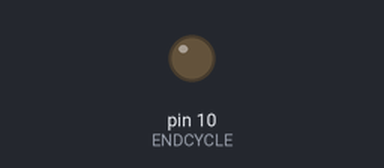
Bench run of a sketch on a simulated Arduino Uno, built with avr-gcc and run on an emulated ATmega328P. On the bench: output pins drawn as LEDs (lit = HIGH). What the sketch prints to the serial monitor is not drawn.

Above: at 4.4 s.
At 10.72 s:
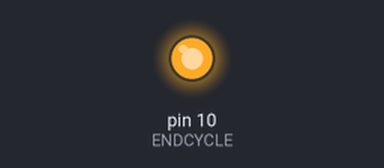
Timing chart, 0 to 14.0 s (numbered marks = the images above):
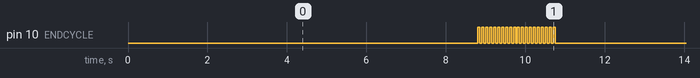

Measured:
- by itself, pin 10 (ENDCYCLE): repeats every 10.8 s: HIGH 0.05 s, LOW 8.9 s, 19 × (HIGH 0.05 s, LOW 0.05 s)
- by itself, everything shown: repeats every 10.8 s, in 40 steps

The sketch:

badgetest.ino
```cpp
// Badge types:
#define HUMAN 1
#define CONTEST 2
#define GOON 3
#define ARTIST 4
#define PRESS 5
#define VENDOR 6
#define SPEAKER 7
#define CFP 8

#define ENDCYCLE 10
const unsigned short crctable[256] =
{
 0x0000, 0x1021, 0x2042, 0x3063, 0x4084, 0x50A5, 0x60C6, 0x70E7,
 0x8108, 0x9129, 0xA14A, 0xB16B, 0xC18C, 0xD1AD, 0xE1CE, 0xF1EF,
 0x1231, 0x0210, 0x3273, 0x2252, 0x52B5, 0x4294, 0x72F7, 0x62D6,
 0x9339, 0x8318, 0xB37B, 0xA35A, 0xD3BD, 0xC39C, 0xF3FF, 0xE3DE,
 0x2462, 0x3443, 0x0420, 0x1401, 0x64E6, 0x74C7, 0x44A4, 0x5485,
 0xA56A, 0xB54B, 0x8528, 0x9509, 0xE5EE, 0xF5CF, 0xC5AC, 0xD58D,
 0x3653, 0x2672, 0x1611, 0x0630, 0x76D7, 0x66F6, 0x5695, 0x46B4,
 0xB75B, 0xA77A, 0x9719, 0x8738, 0xF7DF, 0xE7FE, 0xD79D, 0xC7BC,
 0x48C4, 0x58E5, 0x6886, 0x78A7, 0x0840, 0x1861, 0x2802, 0x3823,
 0xC9CC, 0xD9ED, 0xE98E, 0xF9AF, 0x8948, 0x9969, 0xA90A, 0xB92B,
 0x5AF5, 0x4AD4, 0x7AB7, 0x6A96, 0x1A71, 0x0A50, 0x3A33, 0x2A12,
 0xDBFD, 0xCBDC, 0xFBBF, 0xEB9E, 0x9B79, 0x8B58, 0xBB3B, 0xAB1A,
 0x6CA6, 0x7C87, 0x4CE4, 0x5CC5, 0x2C22, 0x3C03, 0x0C60, 0x1C41,
 0xEDAE, 0xFD8F, 0xCDEC, 0xDDCD, 0xAD2A, 0xBD0B, 0x8D68, 0x9D49,
 0x7E97, 0x6EB6, 0x5ED5, 0x4EF4, 0x3E13, 0x2E32, 0x1E51, 0x0E70,
 0xFF9F, 0xEFBE, 0xDFDD, 0xCFFC, 0xBF1B, 0xAF3A, 0x9F59, 0x8F78,
 0x9188, 0x81A9, 0xB1CA, 0xA1EB, 0xD10C, 0xC12D, 0xF14E, 0xE16F,
 0x1080, 0x00A1, 0x30C2, 0x20E3, 0x5004, 0x4025, 0x7046, 0x6067,
 0x83B9, 0x9398, 0xA3FB, 0xB3DA, 0xC33D, 0xD31C, 0xE37F, 0xF35E,
 0x02B1, 0x1290, 0x22F3, 0x32D2, 0x4235, 0x5214, 0x6277, 0x7256,
 0xB5EA, 0xA5CB, 0x95A8, 0x8589, 0xF56E, 0xE54F, 0xD52C, 0xC50D,
 0x34E2, 0x24C3, 0x14A0, 0x0481, 0x7466, 0x6447, 0x5424, 0x4405,
 0xA7DB, 0xB7FA, 0x8799, 0x97B8, 0xE75F, 0xF77E, 0xC71D, 0xD73C,
 0x26D3, 0x36F2, 0x0691, 0x16B0, 0x6657, 0x7676, 0x4615, 0x5634,
 0xD94C, 0xC96D, 0xF90E, 0xE92F, 0x99C8, 0x89E9, 0xB98A, 0xA9AB,
 0x5844, 0x4865, 0x7806, 0x6827, 0x18C0, 0x08E1, 0x3882, 0x28A3,
 0xCB7D, 0xDB5C, 0xEB3F, 0xFB1E, 0x8BF9, 0x9BD8, 0xABBB, 0xBB9A,
 0x4A75, 0x5A54, 0x6A37, 0x7A16, 0x0AF1, 0x1AD0, 0x2AB3, 0x3A92,
 0xFD2E, 0xED0F, 0xDD6C, 0xCD4D, 0xBDAA, 0xAD8B, 0x9DE8, 0x8DC9,
 0x7C26, 0x6C07, 0x5C64, 0x4C45, 0x3CA2, 0x2C83, 0x1CE0, 0x0CC1,
 0xEF1F, 0xFF3E, 0xCF5D, 0xDF7C, 0xAF9B, 0xBFBA, 0x8FD9, 0x9FF8,
 0x6E17, 0x7E36, 0x4E55, 0x5E74, 0x2E93, 0x3EB2, 0x0ED1, 0x1EF0
};

unsigned short int CalculateCRC16(uint16_t crc, void *c_ptr, size_t len)
{
    unsigned char *c = c_ptr;

    while (len--)
        crc = (crc << 8) ^ crctable[((crc >> 8) ^ *c++)];

    return crc;
}

unsigned char hello[9] = { 0x55, 0x55, 0x42, 0x42, 0x80, 0xAF, 0x00, 0x11, 0xcb };
unsigned char packet[14] = { 0x55, 0x55, 0x42, 0x42, 0xC0, 0xAF, 0x05, 0x00, 0x01, 0x00, 0x00, 0x00, 0x00, 0x00 };

void set_packet(int type, int state)
{
  unsigned short int crc;

// null out the important fields
  packet[10] = 0x00;
  packet[11] = 0x00;
  packet[12] = 0x00;
  packet[13] = 0x00;

// set the badge type
  packet[10] += type;

// set the badge state
  packet[11] += state;

  crc = CalculateCRC16(0x1d0f, (void *) (packet+2), 10);

/* crc is an unsigned short int so we're segregating
 * each byte and setting it appropriately in the packet
 */

  packet[12] += crc  >> 8;
  packet[13] += crc & 255;
}

// Forces all badge types up to maxb-1
void brute_badges(int maxb, int state)
{
  for (int i = 1; i < maxb; i++)
  {
      Serial.write(hello, 9);
      delay(100);
      set_packet(i, state);
      Serial.write(packet, 14);
      delay(1000);
  }
}

// Sets a single badge at a given state
void oneshot(int badge, int state)
{
  Serial.write(hello, 9);
  delay(100);
  set_packet(badge, state);
  Serial.write(packet, 14);
  delay(1000);
}

// Some visual to show that the loop has completed
void done_light()
{
  for (int i = 0; i < 10; i++)
  {
  digitalWrite(ENDCYCLE, HIGH);
  delay(50);
  digitalWrite(ENDCYCLE, LOW);
  delay(50);
  digitalWrite(ENDCYCLE, HIGH);
  delay(50);
  digitalWrite(ENDCYCLE, LOW);
  delay(50);
  }
}

void setup()
{
  Serial.begin(9600);
  pinMode(ENDCYCLE, OUTPUT);
}

void loop()
{
// Pair with all valid badges in state 0x01
  brute_badges(9,1);
  done_light();
}
```
